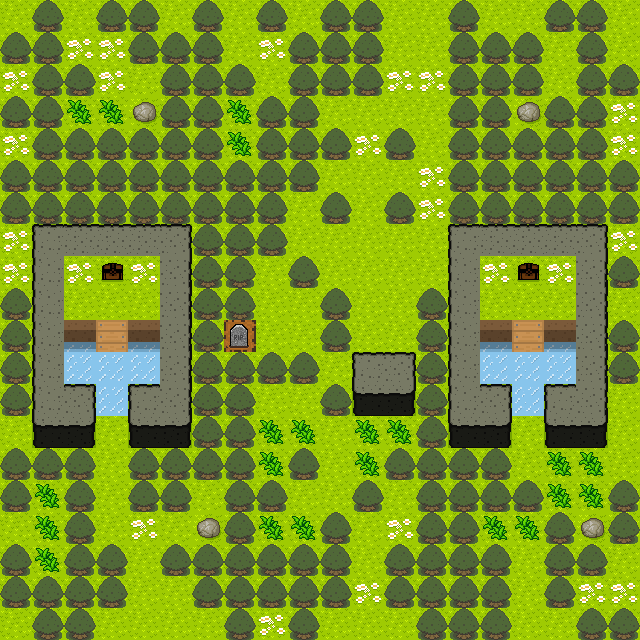

Rendered tile map (Tiled .tmx) drawn with the repository's tilesets; below, a short description and the full map source, tile grids included:
An orthogonal 20x20 tile map with 32x32 px tiles, 1 tile layer (Livello tile 1).

<map version="1.4" tiledversion="1.4.3" orientation="orthogonal" renderorder="right-down" width="20" height="20" tilewidth="32" tileheight="32" infinite="0" nextlayerid="3" nextobjectid="17">
 <tileset firstgid="1" name="tileset" tilewidth="32" tileheight="32" tilecount="256" columns="16">
  <image source="../tileset.png" width="512" height="512" />
 </tileset>
 <layer id="1" name="Livello tile 1" width="20" height="20">
  <data encoding="csv">
2,3,2,3,3,2,3,2,3,2,3,3,2,2,3,2,2,3,3,2,
3,3,17,17,3,3,3,2,17,3,3,3,2,2,3,3,3,2,3,2,
17,3,3,17,2,3,3,3,2,3,3,3,17,17,3,3,3,2,3,3,
3,3,1,1,38,3,3,1,3,3,2,2,2,2,3,3,38,3,3,17,
17,3,3,3,3,3,3,1,3,3,3,17,3,2,3,3,3,3,3,17,
3,3,3,3,3,3,3,3,3,3,2,2,2,17,3,3,3,3,3,3,
3,3,3,3,3,3,3,3,3,2,3,2,3,17,3,3,3,3,3,3,
17,39,45,45,45,40,3,3,3,2,2,2,2,2,39,45,45,45,40,17,
17,43,17,60,17,44,3,3,2,3,2,2,2,2,43,17,60,17,44,3,
3,43,2,2,2,44,3,3,2,2,3,2,2,3,43,2,2,2,44,2,
3,43,36,53,36,44,3,62,2,2,3,2,2,3,43,36,53,36,44,3,
3,43,5,5,5,44,3,3,3,3,2,39,40,3,43,5,5,5,44,3,
3,43,40,5,39,44,3,3,2,2,3,41,42,3,43,40,5,39,44,2,
2,41,42,2,41,42,3,3,1,1,2,1,1,3,41,42,2,41,42,2,
3,3,3,2,3,3,3,3,1,3,2,1,3,3,3,3,2,1,1,2,
3,1,3,2,3,3,2,3,3,2,2,3,2,3,3,3,3,1,1,3,
2,1,3,2,17,2,38,3,1,1,3,2,17,3,3,1,1,3,38,3,
3,1,3,3,2,3,3,3,3,3,3,2,3,3,3,3,2,3,3,2,
3,3,3,3,2,2,3,3,3,3,3,17,3,3,3,3,2,3,17,17,
2,3,3,2,2,2,2,3,17,3,2,2,2,3,3,3,2,2,3,3
</data>
 </layer>
 <objectgroup id="2" name="objects" visible="0" />
</map>